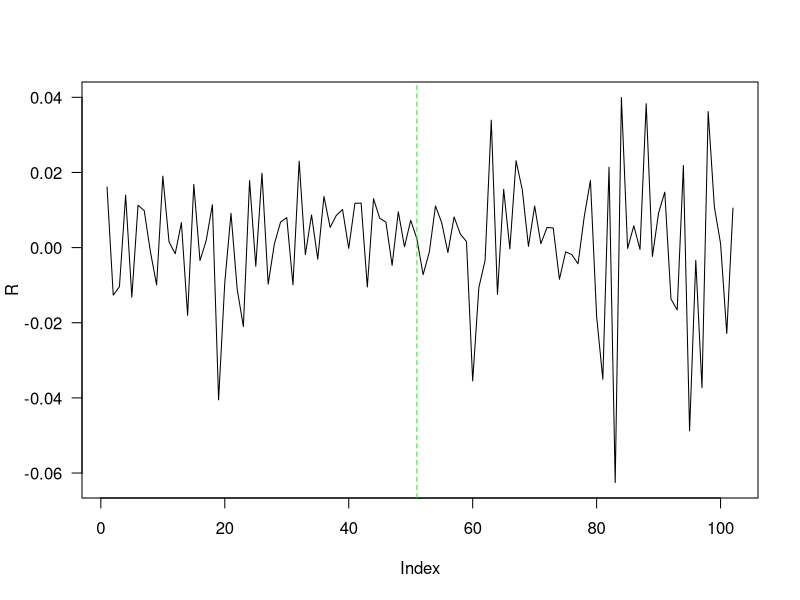
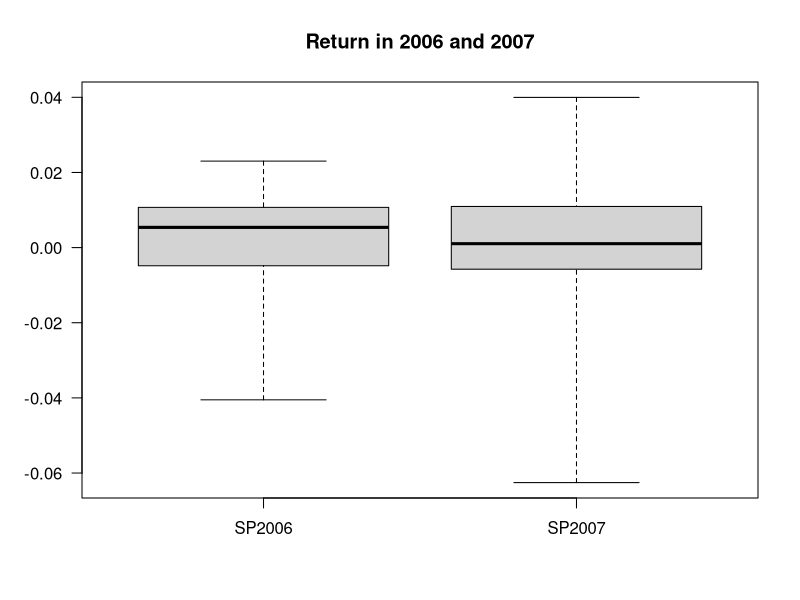
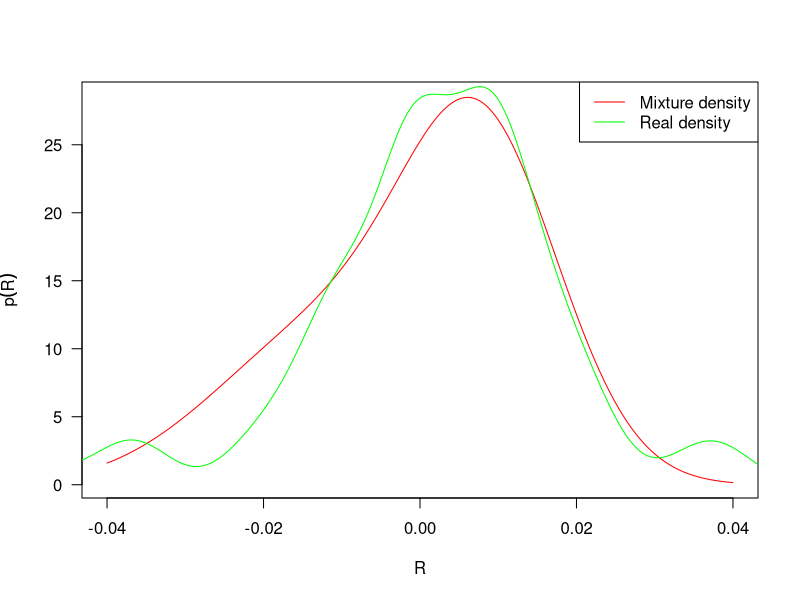
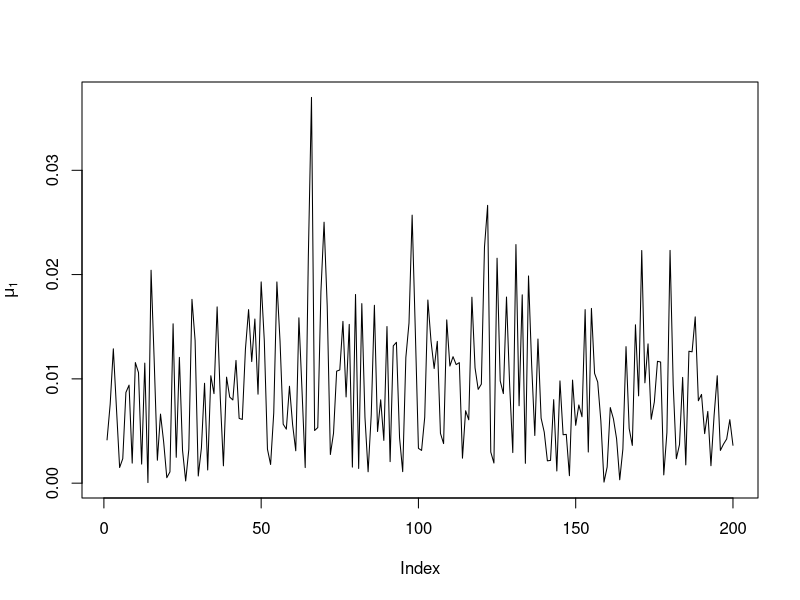
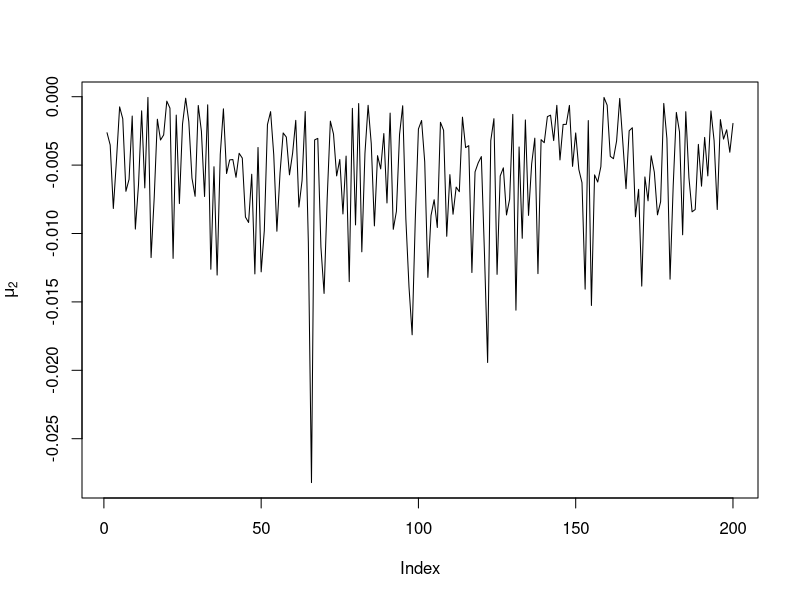
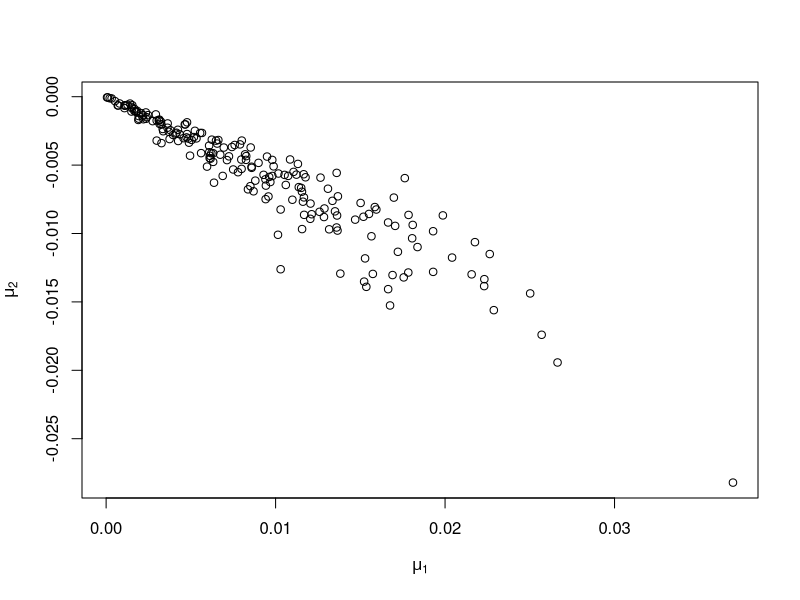
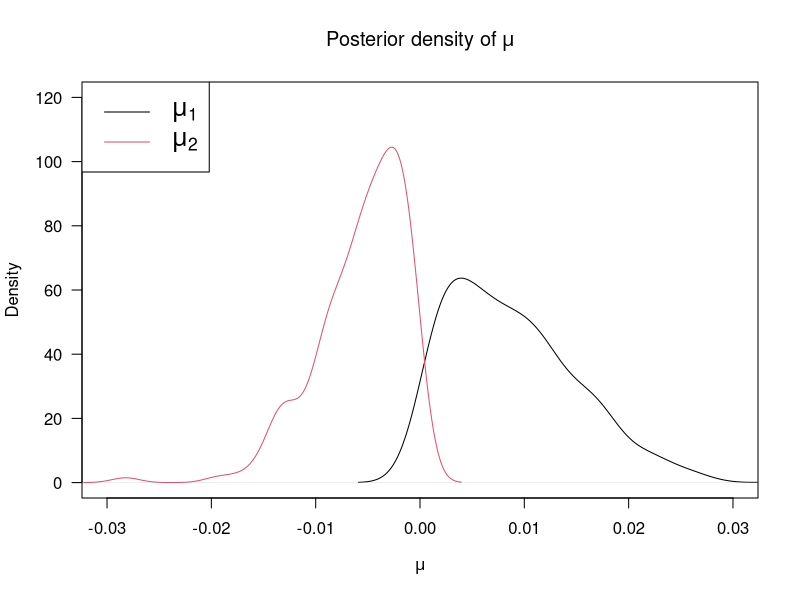
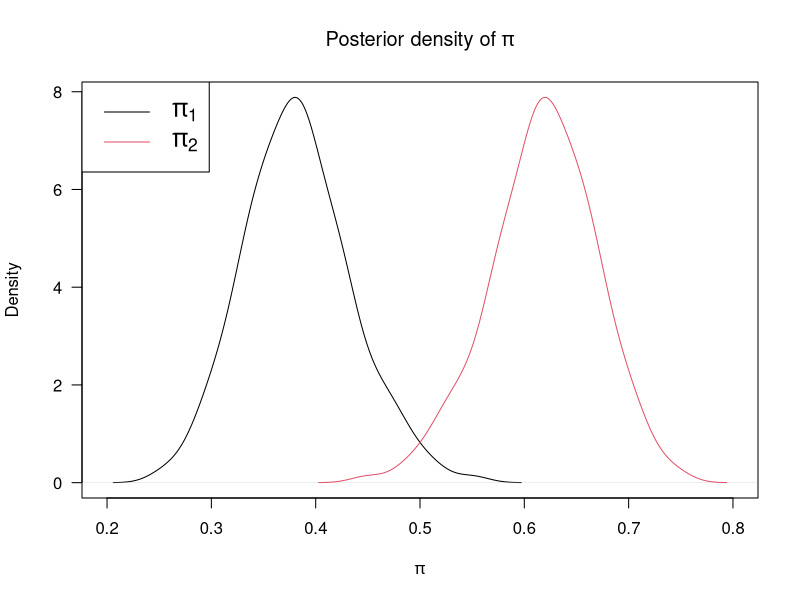

Generate these figures, in order, with R:
## ---- chunk 1
knitr::opts_chunk$set(echo = F)
library(coda)
library(MASS)
library(mvtnorm)

## ---- chunk 2
SP500.2006 <- read.csv("2006.txt",header = F)
SP500.2007 <- read.csv("2007.txt",header = F)
SP500 <- rbind(SP500.2006,SP500.2007)

r = c(4.35,4.44,4.42,4.51,4.6,4.66,4.7,4.69,4.74,4.76,4.77,4.78,4.83,4.82,4.91,4.98,4.98,5.02,4.99,
      4.97,5.07,5.05,5.15,5.22,5.30,5.29,5.26,5.22,5.16,5.11,5.07,5.06,5.07,5.03,5.02,4.99,5.00,4.89,4.87,
      5.02,5.04,5.08,4.95,5.02,5.04,5.01,4.98,4.90,4.95,4.96,4.99,
      4.98,5.01,5.08,5.09,5.09,5.09,5.06,5.05,4.9,4.91,4.89,4.90,4.92,4.90,4.90,4.82,4.96,4.96,4.96,4.99,
      4.98,4.97,4.93,4.99,4.98,4.95,4.82,4.89,4.41,4.10,4.24,4.28,4.12,4.06,4.03,4.10,4.03,4.11,4.23,4.11,3.91,3.98,
      4.04,3.71, 3.65,3.18,3.31,3.13,3.16,3.26,3.34
      )/365
# transfer annual rate to daily rate

R = c()
for (i in 2:nrow(SP500)){
  R = c(R, log(SP500$V2[i]/SP500$V2[i-1]))
}



## ---- chunk 3
plot(R, type = 'l', las = 1)
abline(v = length(R)/2, col = 'green', lty = 2)
# boxplot(R, las = 1)
# summary(R)
## ---- chunk 4
# plot(density(R),las = 1, xlab = 'R')

boxplot(list(SP2006 = R[1:round(length(R)/2)],SP2007 = R[round(length(R)/2):length(R)]),
        las = 1, range = 0, main = 'Return in 2006 and 2007')

# abline(v = 0.008, col = 3)
# abline(v = -0.001, col = 5)

# length(subset(R, R > 0.009))
# length(subset(R, R > 0.003 & R < 0.011))

# length(subset(R, R > -0.002 & R < 0.009))
# length(subset(R, R < -0.002))

## ---- chunk 5
# K = # of mixture normal models 
# T = total # of days
# pi = proportion of each normal model
# mu = mean of each normal
# theta = variance of each normal
# v_t ~ Uniform[0,1]
# Gt = k -> which normal model

mu = c(0.008, -0.012)
s2 = c(0.0001, 0.0002)
p = c(0.6, 0.4)
K = 2 # the number of mixed normal models

interval = seq(-0.04,0.04,0.0001)
plot(interval, p[1]*dnorm(interval, mu[1], sqrt(s2[1])) + p[2]*dnorm(interval, mu[2], sqrt(s2[2])), 
     col = 'red', las = 1, ylab = expression(p(R)), xlab = expression(R), type = 'l')
lines(density(R),col='green')
legend('topright',legend = c("Mixture density","Real density"), lty = c(1,1), col = c('red','green'))

## ---- chunk 6

# Fix K = 2, v_t = 0 (p. 595)

Psi.k = function(u){
  return(log(p[1]*exp(-u*mu[1] + u^2*s2[1]/2) + p[2]*exp(-u*mu[2] + u^2*s2[2]/2)))
}

Psi.vt = Psi.k(u = 0)
Psi.vt_1 = Psi.k(u = -1)

r_t = mean(r)

rho_t = r_t + Psi.vt - Psi.vt_1

Post.Gt.1 = p[1] * dnorm(R, mu[1] + rho_t,sqrt(s2[1]))/(p[1] * dnorm(R, mu[1] + rho_t,sqrt(s2[1])) + p[2] * dnorm(R, mu[2] + rho_t,sqrt(s2[2])))
Post.Gt.2 = p[2] * dnorm(R, mu[2] + rho_t,sqrt(s2[2]))/(p[1] * dnorm(R, mu[1] + rho_t,sqrt(s2[1])) + p[2] * dnorm(R, mu[2] + rho_t,sqrt(s2[2])))

model.num = c()
for (i in 1:length(R)){
  if (Post.Gt.1[i] > Post.Gt.2[i]){
    model.num = c(model.num,1)
  }
  else {model.num = c(model.num,2)}
}


  x1 = length(subset(model.num, model.num == 1))
  x2 = length(subset(model.num, model.num == 2))

  R1 = R[model.num == 1]
  R2 = R[model.num == 2]

# cbind(Post.Gt.1, Post.Gt.2, model.num)
# c(x1, x2)
## ---- chunk 7

repl = 100  # number of iterations for Metropolis Hasting
n.iter = 200 # number of iterations for Gibbs

trace = list(mu.1 = array(NA, dim = c(n.iter, 1)), 
              mu.2 = array(NA, dim =c(n.iter, 1)),
              theta.1 = array(NA, dim = c(n.iter, 4)),
              theta.2 = array(NA, dim = c(n.iter, 4)),
              p = array(NA, dim = c(n.iter, 1))
              )


generate.var = function(para, variance, data){
  var.list = c()
  for (i in 1:length(data)){
    eplison = rnorm(1, mean = 0, sqrt(variance))
    variance = para[1] + para[3]*(eplison+para[2]*variance)^2+para[4]*variance
    var.list = c(var.list, variance)
  }
  
  return(var.list)
}

log.likeli.ratio.1 = function(para1, para2, data){
 var.list.1 = generate.var(para1,var(data),data)
 var.list.2 = generate.var(para2,var(data),data)
 likeli.1 = log(dnorm(data, new.mu1 + rho_t, var.list.1))
 likeli.2 = log(dnorm(data, new.mu1 + rho_t, var.list.2))
 return(sum(likeli.1-likeli.2))
}

log.likeli.ratio.2 = function(para1, para2, data){
 var.list.1 = generate.var(para1,var(data),data)
 var.list.2 = generate.var(para2,var(data),data)
 likeli.1 = log(dnorm(data, new.mu2 + rho_t, var.list.1))
 likeli.2 = log(dnorm(data, new.mu2 + rho_t, var.list.2))
 return(sum(likeli.1-likeli.2))
}

MH.1 = function(para, data){
  theta.trace = list(omega.1 = array(NA, dim = c(repl, 1)), 
              gamma.1 = array(NA, dim =c(repl, 1)),
              alpha.1 = array(NA, dim = c(repl, 1)),
              beta.1 = array(NA, dim = c(repl, 1)))
  
  for (i in 1:repl){
  star <- c(exp(rnorm(1, mean = log(para[1]), sd = 0.01)),
            rnorm(1, para[2], sd = 0.01),
            exp(rnorm(1, mean = log(para[3]), sd = 0.01)),
            exp(rnorm(1, mean = log(para[4]), sd = 0.01)))
  H <- star/para
  M <- log.likeli.ratio.1(star,para,data)
  r = H + exp(c(M, M, M, M))
  for (k in 1:4){
  if (runif(1) < r[k]){
    para[k] <- star[k]
  }
  }
  theta.trace$omega.1[i] = para[1]
  theta.trace$gamma.1[i] = para[2]
  theta.trace$alpha.1[i] = para[3]
  theta.trace$beta.1[i] = para[4]
  }
  return(theta.trace)
}

MH.2 = function(para, data){
  theta.trace = list(omega.2 = array(NA, dim = c(repl, 1)), 
              gamma.2 = array(NA, dim =c(repl, 1)),
              alpha.2 = array(NA, dim = c(repl, 1)),
              beta.2 = array(NA, dim = c(repl, 1)))
  
  for (i in 1:repl){
  star <- c(exp(rnorm(1, mean = log(para[1]), sd = 0.01)),
            rnorm(1, para[2], sd = 0.01),
            exp(rnorm(1, mean = log(para[3]), sd = 0.01)),
            exp(rnorm(1, mean = log(para[4]), sd = 0.01)))
  H <- star/para
  M <- log.likeli.ratio.2(star, para, data)
  r = H + exp(c(M, M, M, M))
  for (k in 1:4){
  if (runif(1) < r[k]){
    para[k] <- star[k]
  }
  }
  theta.trace$omega.2[i] = para[1]
  theta.trace$gamma.2[i] = para[2]
  theta.trace$alpha.2[i] = para[3]
  theta.trace$beta.2[i] = para[4]
  }
  return(theta.trace)
}

  new.mu1 = mu[1]; new.mu2 = mu[2]
  
  omega.1 <- runif(1,min=0.002,max=0.009); gamma.1 <- runif(1,min= -0.1,max=0.63)
  alpha.1 <- runif(1,min=0.038,max=0.0625); beta.1 <- runif(1,min=0.089,max=0.093)
  
  omega.2 <- runif(1,min=0.005,max=0.009); gamma.2 <- runif(1,min= -0.4,max=0.1)
  alpha.2 <- runif(1,min=0.02,max=0.125); beta.2 <- runif(1,min=0.05,max=0.1)
  
for (i in 1:n.iter){
  new.p <- rbeta(1,  x1 + 1, x2 + 1)
  
  var.1 <- generate.var(para = c(omega.1,gamma.1,alpha.1,beta.1),variance = var(R1),data=R1)
  var.2 <- generate.var(para = c(omega.2,gamma.2,alpha.2,beta.2),variance = var(R2),data=R2)
  
  theta.trace.1 = MH.1(para = c(omega.1,gamma.1,alpha.1,beta.1), data = R1)
  theta.trace.2 = MH.2(para = c(omega.2,gamma.2,alpha.2,beta.2), data = R2)
 
  A = sum(1/var.1) + new.p * new.p / (1-new.p)^2 * sum(1/var.2)
  b = new.p/(1-new.p)*sum(rnorm(length(var.2), mean = 0, sqrt(var.2))/var.2) - sum(rnorm(length(var.1), mean = 0, sqrt(var.1))/var.1)
  
  new.mu1 = abs(rnorm(1,-A^(-1)*b,1/A))
  new.mu2 = -new.mu1*new.p/(1-new.p)
  
  trace$mu.1[i] = new.mu1
  trace$mu.2[i] = new.mu2
  
  omega.1 <- mean(theta.trace.1$omega.1); gamma.1 <- mean(theta.trace.1$gamma.1)
  alpha.1 <- mean(theta.trace.1$alpha.1); beta.1 <- mean(theta.trace.1$beta.1)
  trace$theta.1[i,] <- c(omega.1, gamma.1, alpha.1, beta.1)
  
  omega.2 <- mean(theta.trace.2$omega.2); gamma.2 <- mean(theta.trace.2$gamma.2)
  alpha.2 <- mean(theta.trace.2$alpha.2); beta.2 <- mean(theta.trace.2$beta.2)
  trace$theta.2[i,] <- c(omega.2, gamma.2, alpha.2, beta.2)
  
  trace$p[i] = new.p
  
  }


trace.matrix = as.matrix(cbind(trace$mu.1,trace$mu.2,trace$theta.1,trace$theta.2,trace$p))

## ---- chunk 8
plot(trace.matrix[,1],type = 'l',ylab=expression(mu[1]))
plot(trace.matrix[,2],type = 'l',ylab=expression(mu[2]))
plot(trace.matrix[,1],trace.matrix[,2],ylab=expression(mu[2]),xlab=expression(mu[1]))

## ---- chunk 9

plot(density(trace.matrix[,1]), type = 'l', ylab = 'Density', xlab = expression(mu),
     las = 1,xlim = c(-0.03, 0.03), ylim = c(0,120),
     main = expression('Posterior density of'~mu))
lines(density(trace.matrix[,2]), type = 'l',col=2)
legend('topleft',legend = c(expression(mu[1]),expression(mu[2])), 
       col = c(1,2), lty = c(1,1), cex = 1.5)


plot(density(trace.matrix[,11]), type = 'l', ylab = 'Density', xlab = expression(pi),
     xlim = c(0.2,0.8), las = 1,
     main = expression('Posterior density of'~pi))
lines(density(1-trace.matrix[,11]), col=2)
legend('topleft',legend = c(expression(pi[1]),expression(pi[2])), 
       col = c(1,2), lty = c(1,1),cex = 1.5)

## ---- chunk 10

post.inf = apply(trace.matrix,2,FUN = function(x){return(c(mean(x),quantile(x,c(0.025,0.975))))})
row.names(post.inf)[1] = 'mean'
colnames(post.inf) = c('mu1','mu2','omega1','gamma1','alpha1','beta1',
                       'omega2','gamma2','alpha2','beta2','pi')
round(post.inf, 4)


## ---- chunk 11


mu.mcmc <- mcmc(trace.matrix[,1:2], start = 100)
autocorr.plot(mu.mcmc)
effectiveSize(mu.mcmc)

